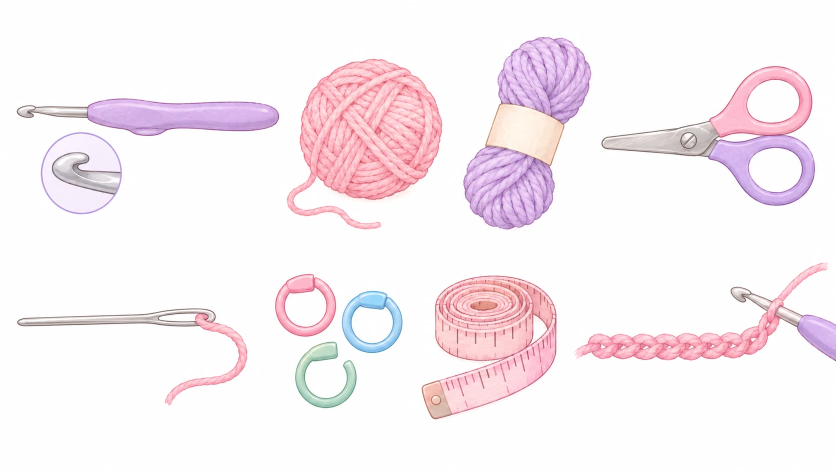
#> input picture herramientas/aventuras-de-rosina/ilustraciones/hoja-implementos-chatgpt.webp, 1672 x 940 px (shown at 1/2 size)
$ python -i recortar_poses.py   (imports and definitions only)
#> lines starting #> are read from the running program, lines starting #| are printed output that depends on the picture; after the words box and inside, x2 and y2 are one past the last pixel; in counts of white or black regions, pixels touching at a corner belong together
#> further down, picture is the input picture: shape (940, 1672, 3); mean B, G, R 243.7, 239.6, 248.6
#!/usr/bin/env python3
"""Recorta las poses de las hojas de personajes (fondo blanco liso) y las deja con fondo transparente.
Uso: python3 herramientas/aventuras-de-rosina/recortar_poses.py <hoja.webp> <carpeta-salida> [--vista vista.png]
Funciona con hojas donde cada pose está separada por espacio blanco (como las de Sara del 12-oct-2026, estilo ilustración plana).
Pasos: el fondo es el blanco conectado con el borde; cada pose es un grupo de píxeles que no son fondo; se recorta con margen y se guarda en
WebP con transparencia (lado mayor 512 px). Imprime las cajas encontradas en orden de lectura (filas de arriba abajo, de izquierda a derecha)."""
import sys, os
import numpy as np
from PIL import Image
from scipy import ndimage as ndi

def fondo_y_alpha(rgb):
    """El fondo es el blanco conectado con el borde, pero sin cruzar el contorno del personaje (con una barrera de 3 px
    para que las huellas finas del contorno no dejen escapar el fondo hacia el pelaje blanco de adentro)."""
    blanco = rgb.min(axis=2) >= 246
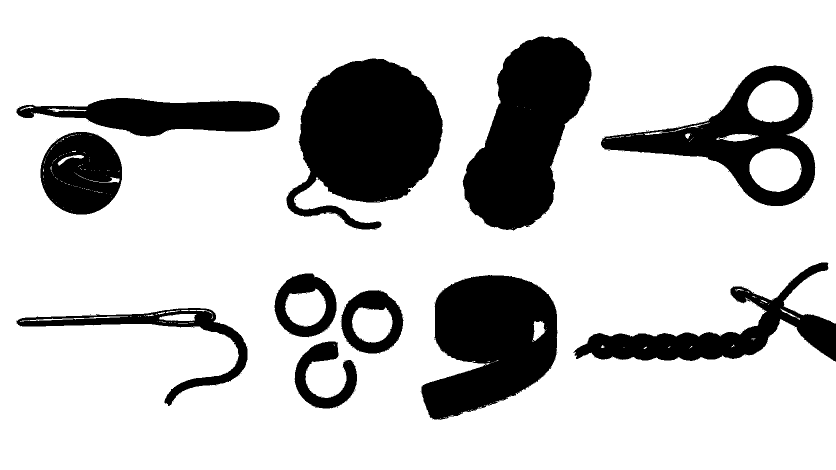
#> blanco: shape (940, 1672) bool (shown at 1/2 size); 78.9% white; 157 black regions (146 under 20 px), largest, box (x1, y1, x2, y2) and area: (573, 117, 886, 459) 68104, (926, 73, 1183, 461) 59930, (843, 550, 1115, 840) 54391
    barrera = ndi.binary_dilation(~blanco, iterations=3)
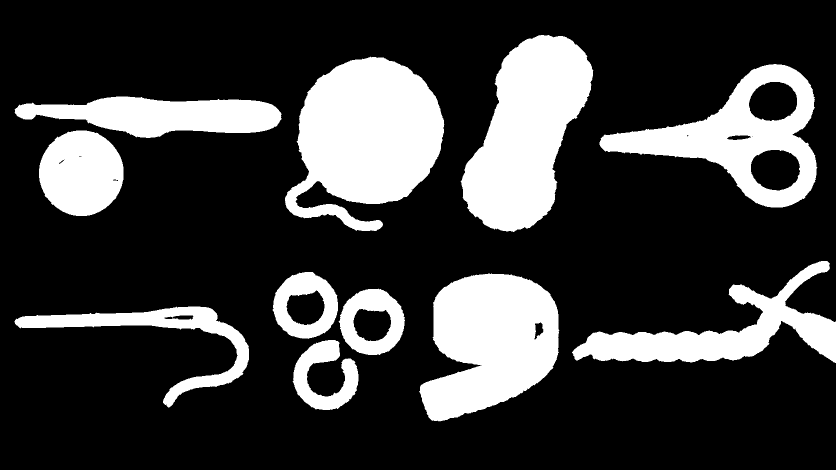
#> barrera: shape (940, 1672) bool (shown at 1/2 size); 23.6% white; 11 white regions, largest, box (x1, y1, x2, y2) and area: (570, 113, 889, 462) 72430, (921, 70, 1187, 464) 63047, (838, 547, 1119, 843) 58051
    libre = blanco & ~barrera
    etiquetas, n = ndi.label(libre)
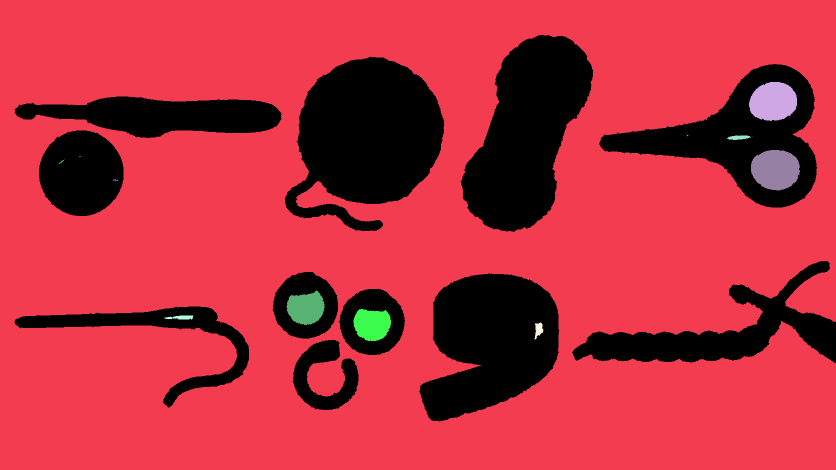
#> etiquetas: shape (940, 1672) int32 (shown at 1/2 size); 22 distinct labels, from 0 to 21; one colour per label, 0 black
#> n = 21
    borde = set(np.unique(np.concatenate([etiquetas[0], etiquetas[-1], etiquetas[:, 0], etiquetas[:, -1]]))) - {0}
#> borde = 1 item
    fondo0 = np.isin(etiquetas, list(borde))
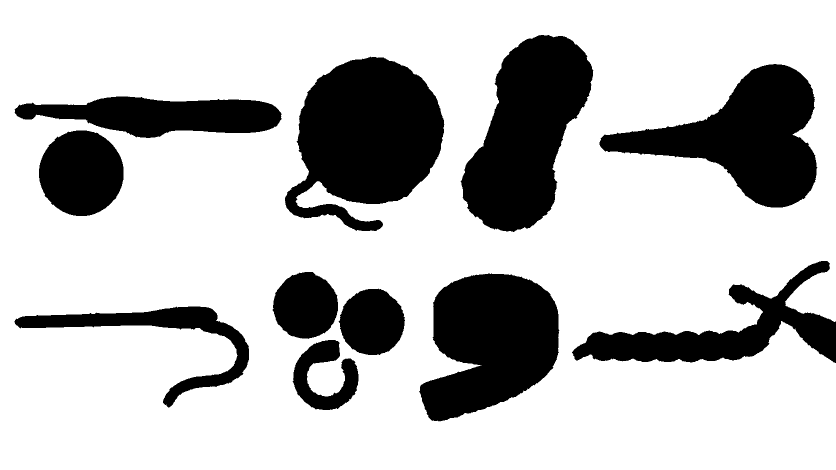
#> fondo0: shape (940, 1672) bool (shown at 1/2 size); 75.1% white; 11 black regions, largest, box (x1, y1, x2, y2) and area: (570, 113, 889, 462) 72432, (921, 70, 1187, 464) 63047, (838, 547, 1119, 843) 58412
    # se recupera el halo blanco de afuera del contorno (solo píxeles blancos conectados, hasta 5 px)
    fondo = ndi.binary_dilation(fondo0, iterations=5, mask=blanco) | fondo0
#> fondo: shape (940, 1672) bool; 77.1% white; 122 black regions (111 under 20 px), largest, box (x1, y1, x2, y2) and area: (573, 117, 886, 459) 68171, (926, 73, 1183, 461) 59957, (843, 550, 1115, 840) 55201
    cerca = ndi.binary_dilation(fondo, iterations=2) & ~fondo
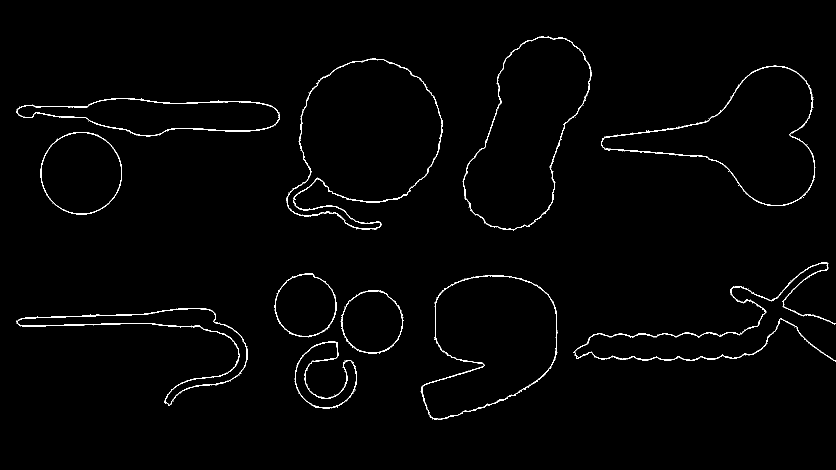
#> cerca: shape (940, 1672) bool (shown at 1/2 size); 1.3% white in thin lines or dots, all inside (x1, y1, x2, y2) = (32, 73, 1672, 840)
    alpha = np.full(fondo.shape, 255, np.uint8)
    alpha[fondo] = 0
    blancura = rgb.min(axis=2).astype(np.float32)
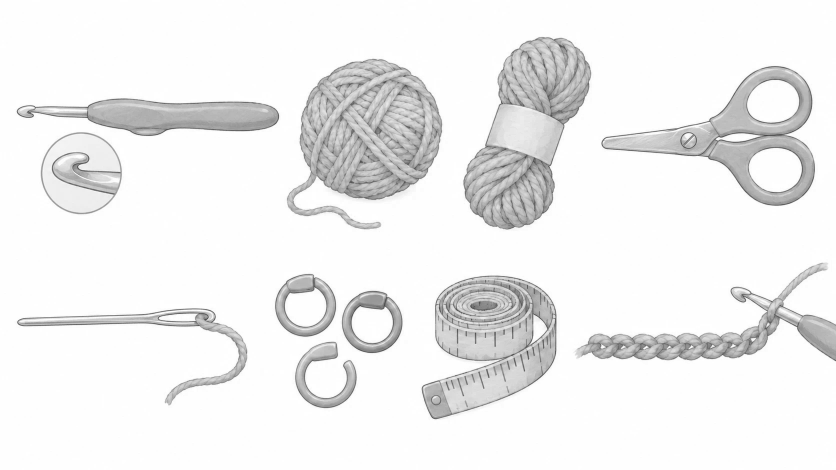
#> blancura: shape (940, 1672) float32 (shown at 1/2 size); min 49, max 255, mean 239
    rampa = np.clip((254 - blancura) / (254 - 215), 0, 1) * 255
    alpha[cerca] = rampa[cerca].astype(np.uint8)
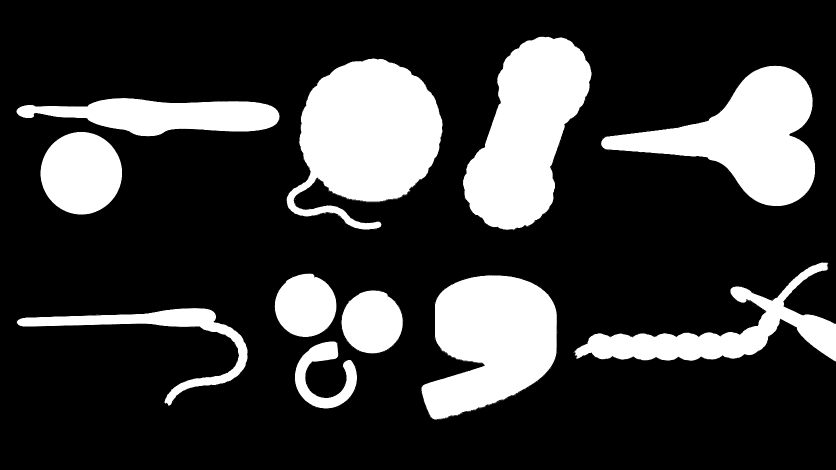
#> alpha: shape (940, 1672) (shown at 1/2 size); min 0, max 255, mean 57.6
    return fondo, alpha

# [88 lines left out: functions limpiar, cajas, main, not called in this run]

# [3 lines not run here, left out]

>>> import cv2
>>> picture = cv2.imread('ilustraciones/hoja-implementos-chatgpt.webp')
>>> result = fondo_y_alpha(picture)
